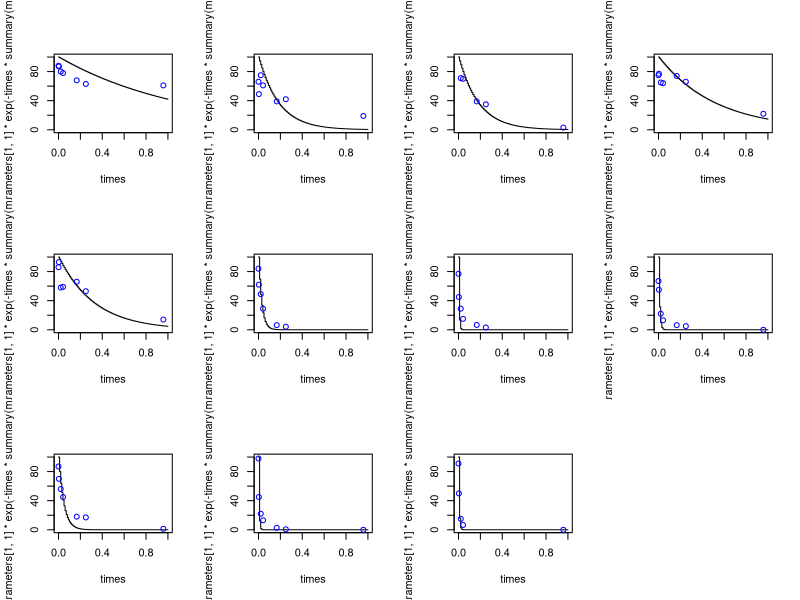
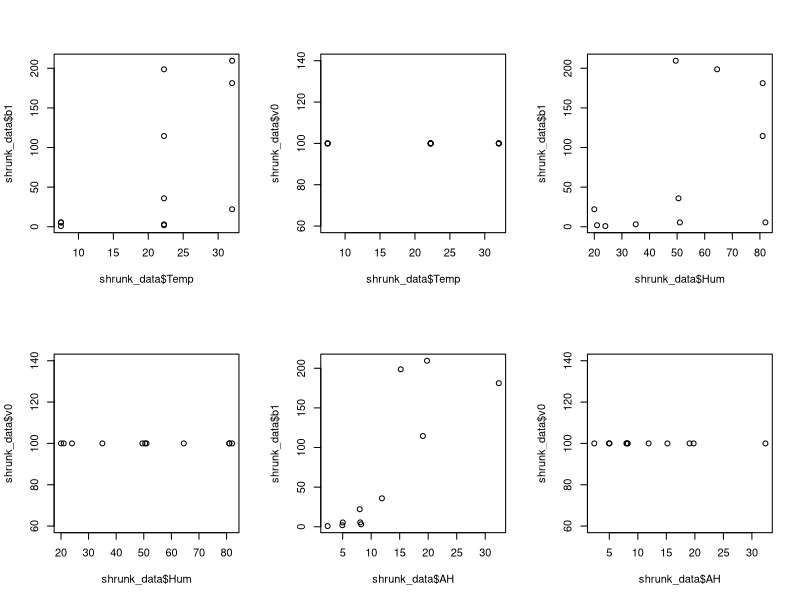
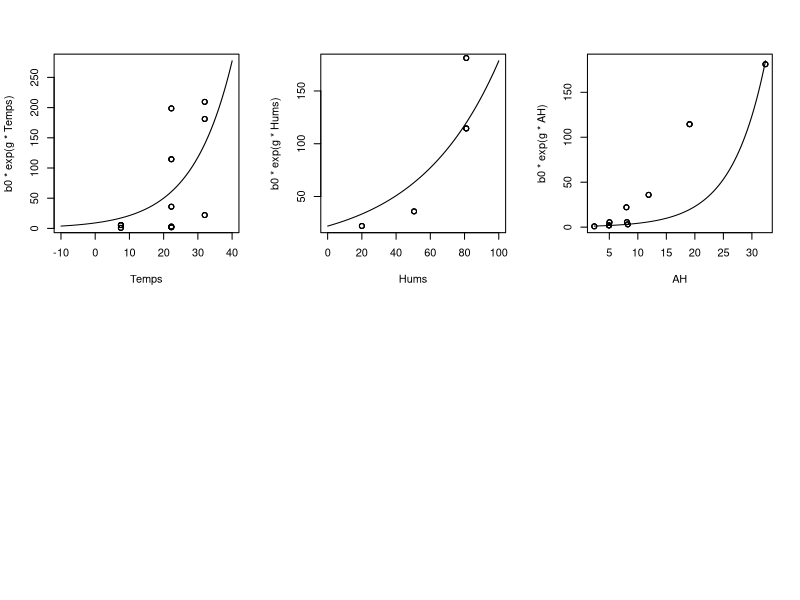

Source code (R) for these figures, in order:
#Harper

require("minpack.lm")

data<-read.csv("../../Data/converted harper 1961.csv",header =F)
# in this dataset nil becomes 0, trace or n.d becomes NA,and the midpoint of the range is used
#where there is a range I have used the midpoint
data<-as.data.frame(data)


viability<-as.vector(as.matrix((data[4:10,])))
formatted_data<-as.data.frame(matrix(nrow=length(viability),ncol = 9))
formatted_data[,5]<-viability
formatted_data[,4]<-rep(c(1/60/60/24,1/12/24,1/2/24,1/24,4/24,6/24,23/24),length(viability)/7)
formatted_data[,6]<-rep(1:11,each=7)

formatted_data[,1]<-rep(as.vector(as.matrix((data[1,]))),each=7)
formatted_data[,2]<-rep(as.vector(as.matrix((data[2,]))),each=7)
formatted_data[,3]<-rep(as.vector(as.matrix((data[3,]))),each=7)
colnames(formatted_data)<-c("Temp","Hum","Rep","Time","Viability","Experiment","b1","v0","AH")

est0=6.11
lrv= 2256000/461.15
formatted_data$AH<-est0*exp(lrv*((1/273.15)-(1/(formatted_data$Temp+273.15))))*formatted_data$Hum/100


times<-seq(0,1,length.out = 100)
par(mfrow=c(3,4))
for (i in (unique(formatted_data$Experiment))){
 data_subset<-formatted_data[which(formatted_data[,6]==i),]

 model<-nlsLM(Viability~v0*exp(-b*Time),data=data_subset,start=list(v0=100,b=0),lower = c(v0=0  ,b=0),upper = c(v0=100  ,b=5000))

 formatted_data[which(formatted_data[,6]==i),7]<-summary(model)$parameters[2,1]
 formatted_data[which(formatted_data[,6]==i),8]<-summary(model)$parameters[1,1] 
 plot(times,summary(model)$parameters[1,1]*exp(-times*summary(model)$parameters[2,1]),"s",ylim=c(0,100))
 points(data_subset$Time,data_subset$Viability,col="blue",cex=1)
 }

shrunk_data<-formatted_data[seq(1,77,by=7),c(1,2,3,4,5,7,8,9)]


par(mfrow=c(2,3))
plot(shrunk_data$Temp,shrunk_data$b1)
plot(shrunk_data$Temp,shrunk_data$v0)
plot(shrunk_data$Hum,shrunk_data$b1)
plot(shrunk_data$Hum,shrunk_data$v0)
plot(shrunk_data$AH,shrunk_data$b1)
plot(shrunk_data$AH,shrunk_data$v0)


##TEMPERATURE




shrunk_data_repeats<-as.data.frame(matrix(NA,ncol=ncol(shrunk_data),nrow = sum(shrunk_data$Rep)))
colnames(shrunk_data_repeats)=colnames(shrunk_data)
index<-0
for (i in 1:nrow(shrunk_data)) {
 shrunk_data_repeats[(index+1):(index+shrunk_data$Rep[i]) , ] <-shrunk_data[i,]
 index<-index+shrunk_data$Rep[i]
}

Temps<-seq(-10,40,length.out = 1000)
Temp_Model<-nlsLM(b1~b0*exp(Temp*g),data=shrunk_data_repeats,start = list(g=0,b0=0))
g<-summary(Temp_Model)$coefficients[1,1]
b0<-summary(Temp_Model)$coefficients[2,1]
  
plot(Temps,b0*exp(g*Temps),"s")
points(shrunk_data_repeats$Temp,shrunk_data_repeats$b1)

#result of all this is that equation for how b responds to temp is 
#(b0 * exp (g * Temps))
b0
#9.079
g
#0.085
#q=-b so q0=-b0

#HUMIDITY

Hums<-seq(0,100,length.out = 1000)
Hum_Model<-nlsLM(b1~b0*exp(Hum*g),data=shrunk_data_repeats,start = list(g=0,b0=0))
g<-summary(Hum_Model)$coefficients[1,1]
b0<-summary(Hum_Model)$coefficients[2,1]

plot(Hums,b0*exp(g*Hums),"s")
points(shrunk_data_repeats$Hum,shrunk_data_repeats$b1)

#result of all this is that equation for how b responds to temp is 
#(b0 * exp (g * Temps))
b0
#21.98
g
#0.0209
###AH

AH<-seq(min(formatted_data$AH),max(formatted_data$AH),length.out = 1000)
AH_Model<-nlsLM(b1~b0*exp(AH*g),data=shrunk_data_repeats,start = list(g=0,b0=0.000000))

AH_Model<-nlsLM(b1~b0*exp(AH*g),data=shrunk_data_repeats,start = list(g=0.1,b0=0.0000001))

g<-summary(AH_Model)$coefficients[1,1]
b0<-summary(AH_Model)$coefficients[2,1]

g 
#0.06
b0
#30.162

#plot(shrunk_data_repeats$AH,shrunk_data_repeats$q1)
plot(AH,b0*exp(g*AH),"s")
points(shrunk_data_repeats$AH,shrunk_data_repeats$b1)
